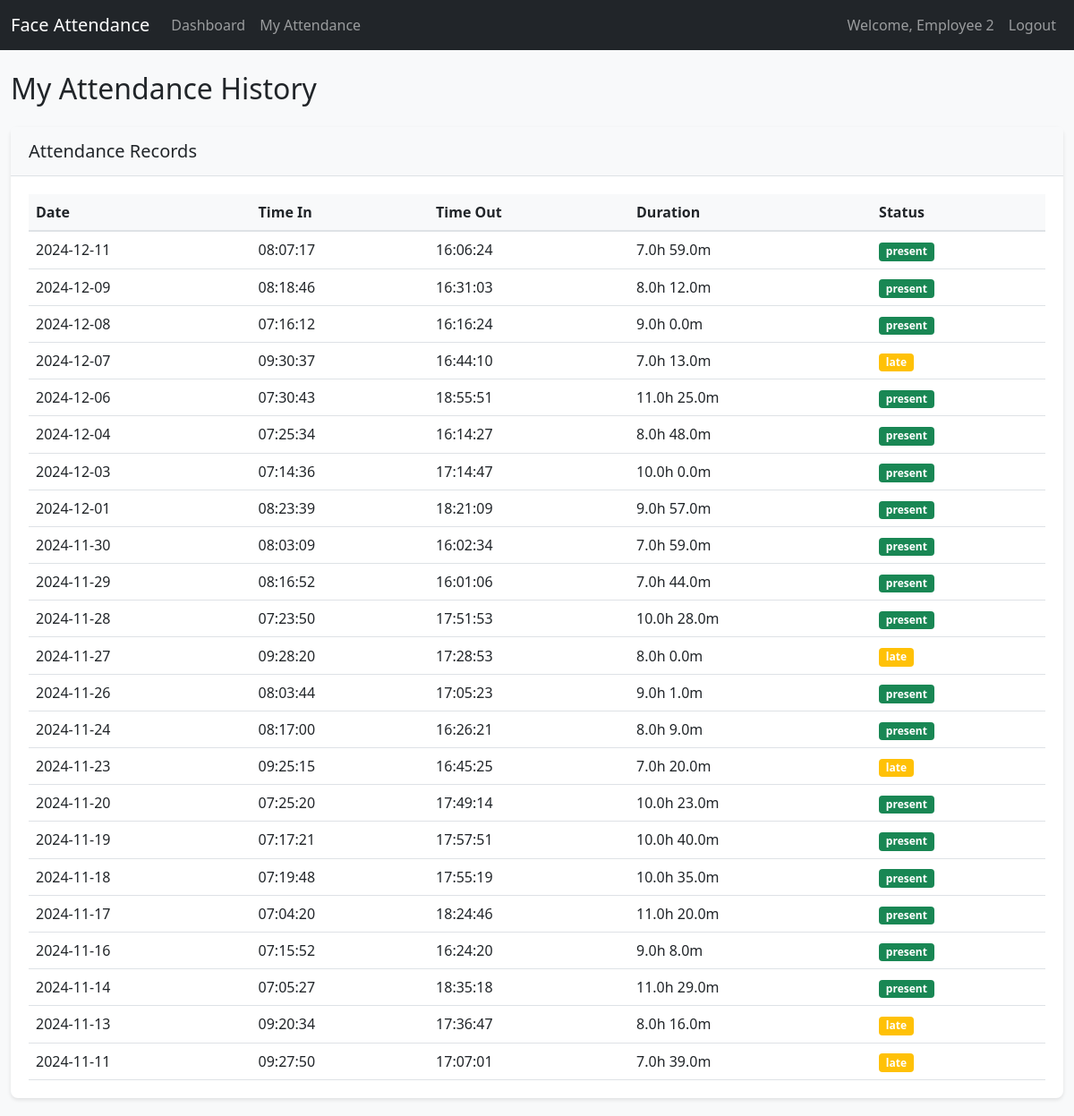
The page /employee/attendance (signed in) on the database its author committed.
### app/models.py (models this page shows, shortened)
class User(UserMixin, db.Model):
    id = db.Column(db.Integer, primary_key=True)
    username = db.Column(db.String(64), unique=True, nullable=False)
    email = db.Column(db.String(120), unique=True, nullable=False)
    password_hash = db.Column(db.String(128))
    name = db.Column(db.String(64))
    is_admin = db.Column(db.Boolean, default=False)
    face_encoding = db.Column(db.LargeBinary)
    position = db.Column(db.String(100))
    hourly_rate = db.Column(db.Float, default=0)
    attendances = db.relationship('Attendance', backref='user', lazy=True)

class Attendance(db.Model):
    id = db.Column(db.Integer, primary_key=True)
    user_id = db.Column(db.Integer, db.ForeignKey('user.id'), nullable=False)
    date = db.Column(db.Date, nullable=False)
    time_in = db.Column(db.DateTime, nullable=False)
    time_out = db.Column(db.DateTime)
    status = db.Column(db.String(20), default='present')  # present, late, absent

### app/routes.py (the view)
@employee.route('/attendance')
@login_required
def attendance():
    if current_user.is_admin:
        return redirect(url_for('admin.dashboard'))
    attendances = Attendance.query.filter_by(user_id=current_user.id).order_by(Attendance.date.desc()).all()
    return render_template('employee/attendance.html',
                         attendances=attendances)

### app/models.py (called while the page is built)
@login_manager.user_loader
def load_user(id):
    return User.query.get(int(id))

### app/templates/employee/attendance.html
{% extends "base.html" %}
{% block content %}
<h2>My Attendance History</h2>
<div class="card mt-4">
    <div class="card-header">
        <h5 class="mb-0">Attendance Records</h5>
    </div>
    <div class="card-body">
        <table class="table">
            <thead>
                <tr>
                    <th>Date</th>
                    <th>Time In</th>
                    <th>Time Out</th>
                    <th>Duration</th>
                    <th>Status</th>
                </tr>
            </thead>
            <tbody>
                {% for attendance in attendances %}
                <tr>
                    <td>{{ attendance.date.strftime('%Y-%m-%d') }}</td>
                    <td>{{ attendance.time_in.strftime('%H:%M:%S') }}</td>
                    <td>{{ attendance.time_out.strftime('%H:%M:%S') if attendance.time_out }}</td>
                    <td>
                        {% if attendance.time_in and attendance.time_out %}
                            {% set duration = attendance.time_out - attendance.time_in %}
                            {{ duration.total_seconds() // 3600 }}h
                            {{ (duration.total_seconds() % 3600) // 60 }}m
                        {% endif %}
                    </td>
                    <td>
                        <span class="badge bg-{{ 'success' if attendance.status == 'present' else 'warning' }}">
                            {{ attendance.status }}
                        </span>
                    </td>
                </tr>
                {% endfor %}
            </tbody>
        </table>
    </div>
</div>
{% endblock %}

### app/templates/base.html (shortened to what this page needs)
<!DOCTYPE html>
<html lang="en">
  <head>
    <link
      href="https://cdn.jsdelivr.net/npm/bootstrap@5.1.3/dist/css/bootstrap.min.css"
      rel="stylesheet"
    />
    <link
      href="{{ url_for('static', filename='css/style.css') }}"
      rel="stylesheet"
    />
  </head>
  <body>
    <nav class="navbar navbar-expand-lg navbar-dark bg-dark">
      <div class="container">
        <a class="navbar-brand" href="#">Face Attendance</a>
        {% if current_user.is_authenticated %}
        <div class="collapse navbar-collapse" id="navbarNav">
          <ul class="navbar-nav me-auto">
            {% if current_user.is_admin %}
            <li class="nav-item">
              <a class="nav-link" href="{{ url_for('admin.dashboard') }}"
                >Dashboard</a
              >
            </li>
            <li class="nav-item">
              <a class="nav-link" href="{{ url_for('admin.register') }}"
                >Register Employee</a
              >
            </li>
            <li class="nav-item">
              <a class="nav-link" href="{{ url_for('admin.reports') }}"
                >Attendance Report</a
              >
            </li>
            <li class="nav-item">
              <a class="nav-link" href="{{ url_for('admin.salary_report') }}"
                >Salary Report</a
              >
            </li>
            {% else %}
            <li class="nav-item">
              <a class="nav-link" href="{{ url_for('employee.dashboard') }}"
                >Dashboard</a
              >
            </li>
            <li class="nav-item">
              <a class="nav-link" href="{{ url_for('employee.attendance') }}"
                >My Attendance</a
              >
            </li>
            {% endif %}
          </ul>
          <ul class="navbar-nav">
            <li class="nav-item">
              <span class="nav-link">Welcome, {{ current_user.name }}</span>
            </li>
            <li class="nav-item">
              <a class="nav-link" href="{{ url_for('auth.logout') }}">Logout</a>
            </li>
          </ul>
        </div>
        {% endif %}
      </div>
    </nav>
    <div class="container mt-4">
       {% block content %}{% endblock %}
    </div>
  </body>
</html>

### app/static/css/style.css (style rules this page uses)
body { background-color: #f8f9fa; }
.container { max-width: 1200px; }
.card { border: none; border-radius: 8px; box-shadow: 0 2px 4px rgba(0,0,0,0.1); margin-bottom: 20px; }
.card-header { background-color: #f8f9fa; border-bottom: 1px solid #dee2e6; padding: 15px 20px; }
.card-body { padding: 20px; }
.table { margin-bottom: 0; }
.table th { background-color: #f8f9fa; border-bottom: 2px solid #dee2e6; }
.table td { vertical-align: middle; }

### rows shown on the page
User: name "Employee 2"
Attendance: date "2024-12-11", time_in "08:07:17", time_out "16:06:24", duration "7.0", value "59.0", status "present"
Attendance: date "2024-12-09", time_in "08:18:46", time_out "16:31:03", duration "8.0", value "12.0", status "present"
Attendance: date "2024-12-08", time_in "07:16:12", time_out "16:16:24", duration "9.0", value "0.0", status "present"
Attendance: date "2024-12-07", time_in "09:30:37", time_out "16:44:10", duration "7.0", value "13.0", status "late"
Attendance: date "2024-12-06", time_in "07:30:43", time_out "18:55:51", duration "11.0", value "25.0", status "present"
Attendance: date "2024-12-04", time_in "07:25:34", time_out "16:14:27", duration "8.0", value "48.0", status "present"
Attendance: date "2024-12-03", time_in "07:14:36", time_out "17:14:47", duration "10.0", value "0.0", status "present"
Attendance: date "2024-12-01", time_in "08:23:39", time_out "18:21:09", duration "9.0", value "57.0", status "present"
Attendance: date "2024-11-30", time_in "08:03:09", time_out "16:02:34", duration "7.0", value "59.0", status "present"
Attendance: date "2024-11-29", time_in "08:16:52", time_out "16:01:06", duration "7.0", value "44.0", status "present"
Attendance: date "2024-11-28", time_in "07:23:50", time_out "17:51:53", duration "10.0", value "28.0", status "present"
Attendance: date "2024-11-27", time_in "09:28:20", time_out "17:28:53", duration "8.0", value "0.0", status "late"
Attendance: date "2024-11-26", time_in "08:03:44", time_out "17:05:23", duration "9.0", value "1.0", status "present"
Attendance: date "2024-11-24", time_in "08:17:00", time_out "16:26:21", duration "8.0", value "9.0", status "present"
Attendance: date "2024-11-23", time_in "09:25:15", time_out "16:45:25", duration "7.0", value "20.0", status "late"
Attendance: date "2024-11-20", time_in "07:25:20", time_out "17:49:14", duration "10.0", value "23.0", status "present"
Attendance: date "2024-11-19", time_in "07:17:21", time_out "17:57:51", duration "10.0", value "40.0", status "present"
Attendance: date "2024-11-18", time_in "07:19:48", time_out "17:55:19", duration "10.0", value "35.0", status "present"
Attendance: date "2024-11-17", time_in "07:04:20", time_out "18:24:46", duration "11.0", value "20.0", status "present"
Attendance: date "2024-11-16", time_in "07:15:52", time_out "16:24:20", duration "9.0", value "8.0", status "present"
Attendance: date "2024-11-14", time_in "07:05:27", time_out "18:35:18", duration "11.0", value "29.0", status "present"
Attendance: date "2024-11-13", time_in "09:20:34", time_out "17:36:47", duration "8.0", value "16.0", status "late"
Attendance: date "2024-11-11", time_in "09:27:50", time_out "17:07:01", duration "7.0", value "39.0", status "late"
